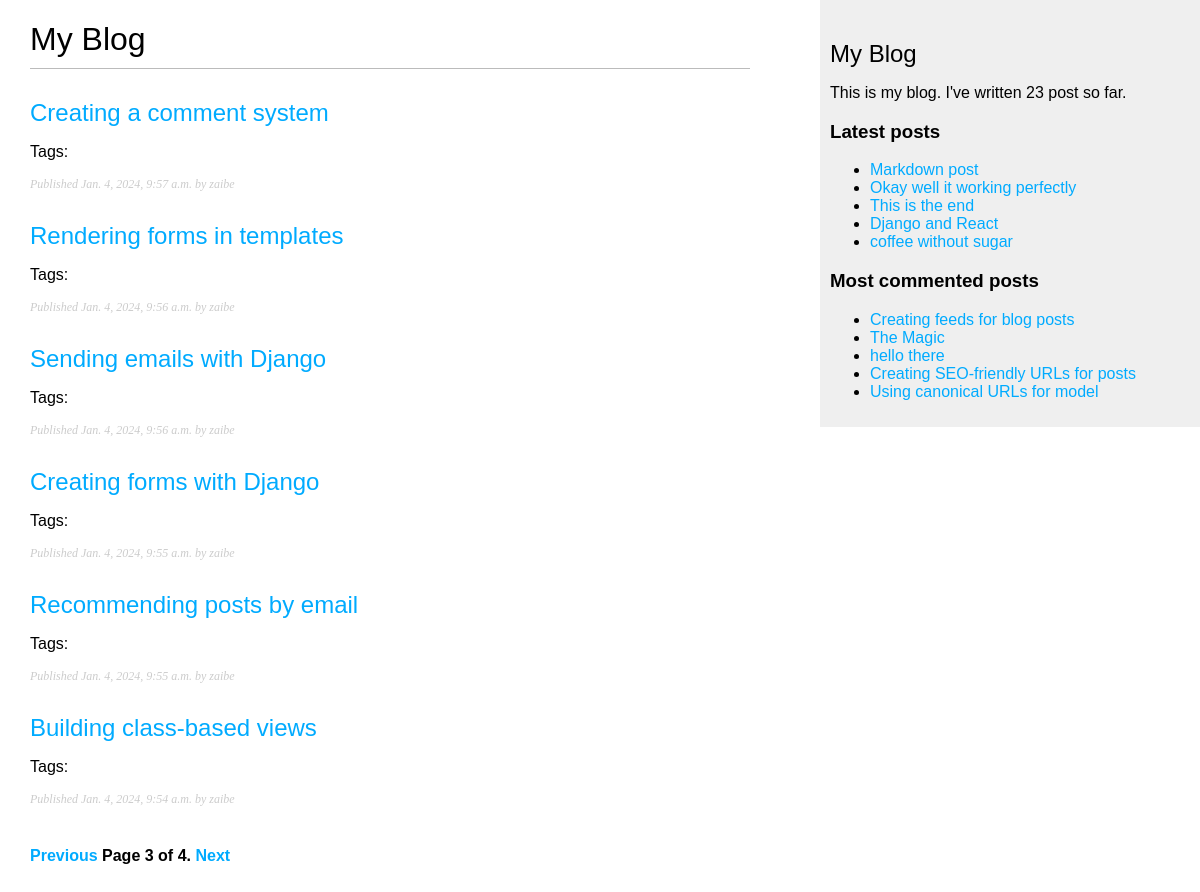
Page /blog/?page=3 on the committed database.
### blog/models.py (models this page shows, shortened)
class Post(models.Model):
    tags = TaggableManager()
    class Status(models.TextChoices):
        DRAFT = 'DF', 'Draft'
        PUBLISHED = 'PB', 'Published'
    title = models.CharField(max_length=250)
    slug = models.SlugField(max_length=250, unique_for_date='publish')
    author = models.ForeignKey(User, on_delete=models.CASCADE,
                            related_name='blog_posts')
    body = models.TextField()
    publish = models.DateTimeField(default=timezone.now)
    created = models.DateTimeField(auto_now_add=True)
    updated = models.DateTimeField(auto_now=True)
    status = models.CharField(max_length=2,choices=Status.choices,
                            default=Status.DRAFT)
    objects = models.Manager() # The default manager.
    published = PublishedManager() # Our custom manager.
    class Meta:
        ordering = ['-publish']
        indexes = [
            models.Index(fields=['-publish']),
        ]
    def get_absolute_url(self):
        return reverse('blog:post_detail',
                        args=[self.publish.year,
                                self.publish.month,
                                self.publish.day,
                                self.slug])

### blog/views.py (the view)
# urls.py: path('', views.post_list, name='post_list'),
def post_list(request, tag_slug=None):
    post_list = Post.published.all()
    tag = None
    if tag_slug:
        tag = get_object_or_404(Tag, slug=tag_slug)
        post_list = post_list.filter(tags__in=[tag])
    paginator = Paginator(post_list, 6)
    page_number = request.GET.get('page', 1)
    try:
        posts = paginator.page(page_number)
    except PageNotAnInteger:
        posts = paginator.page(1)
    except EmptyPage:
        posts = paginator.page(paginator.num_pages)
    return render(request, 'blog/post/list.html', {'posts': posts,
                                                   'tag': tag})

### blog/models.py (called while the page is built)
    def get_queryset(self):
        return super().get_queryset()\
            .filter(status=Post.Status.PUBLISHED)

### blog/templatetags/blog_tags.py (called while the page is built)
@register.simple_tag
def total_posts():
    return Post.published.count()

@register.inclusion_tag('blog/post/latest_posts.html')
def show_latest_posts(count=5):
    latest_posts = Post.published.order_by('-publish')[:count]
    return {'latest_posts': latest_posts}

@register.simple_tag
def get_most_commented_posts(count=5):
    return Post.published.annotate(
        total_comments=Count('comments')
    ).order_by('-total_comments')[:count]

### blog/templates/blog/post/list.html (shortened to what this page needs)
{% extends "blog/base.html" %}
{% block content %}
  <h1>My Blog</h1>
  {% for post in posts %}
    <h2>
      <a href="{{ post.get_absolute_url }}">
        {{ post.title }}
      </a>
    </h2>
    <p class="tags">
      Tags:
    </p>
    <p class="date">
      Published {{ post.publish }} by {{ post.author }}
    </p>
  {% endfor %}
  {% include "pagination.html" with page=posts %}
{% endblock %}

### blog/templates/blog/base.html (shortened to what this page needs)
{% load blog_tags %}
{% load static %}
<!DOCTYPE html>
<html lang="en">
<head>
    <link href="{% static "css/blog.css" %}" rel="stylesheet">
</head>
<body>
    <div id="content">
        {% block content %}
        {% endblock %}
    </div>
    <div id="sidebar">
        <h2>My Blog</h2>
        <p>
            This is my blog.
            I've written {% total_posts %} post so far.
        </p>
        <h3>Latest posts</h3>
        {% show_latest_posts %}
        <h3>Most commented posts</h3>
        {% get_most_commented_posts as most_commented_posts %}
        <ul>
            {% for post in most_commented_posts %}
                <li>
                    <a href="{{ post.get_absolute_url }}">{{ post.title }}</a>
                </li>
            {% endfor %}
            </ul>
    </div>
</body>
</html>

### blog/templates/blog/post/latest_posts.html
<ul>
    {% for post in latest_posts %}
        <li>
            <a href="{{ post.get_absolute_url }}">{{ post.title }}</a>
        </li>
    {% endfor %}
    </ul>

### blog/static/css/blog.css (style rules this page uses)
body { margin:0; padding:0; font-family:helvetica, sans-serif; }
a { color:#00abff; text-decoration:none; }
h1 { font-weight:normal; border-bottom:1px solid #bbb; padding:0 0 10px 0; }
h2 { font-weight:normal; margin:30px 0 0; }
#content { float:left; width:60%; padding:0 0 0 30px; }
#sidebar { float:right; width:30%; padding:10px; background:#efefef; height:100%; }
p.date { color:#ccc; font-family: georgia, serif; font-size: 12px; font-style: italic; }

### rows in the picture
Post: title "Creating a comment system", publish "Jan. 4, 2024, 9:57 a.m.", author "zaibe"
Post: title "Rendering forms in templates", publish "Jan. 4, 2024, 9:56 a.m.", author "zaibe"
Post: title "Sending emails with Django", publish "Jan. 4, 2024, 9:56 a.m.", author "zaibe"
Post: title "Creating forms with Django", publish "Jan. 4, 2024, 9:55 a.m.", author "zaibe"
Post: title "Recommending posts by email", publish "Jan. 4, 2024, 9:55 a.m.", author "zaibe"
Post: title "Building class-based views", publish "Jan. 4, 2024, 9:54 a.m.", author "zaibe"
Post: title "Markdown post"
Post: title "Okay well it working perfectly"
Post: title "This is the end"
Post: title "Django and React"
Post: title "coffee without sugar"
Post: title "Creating feeds for blog posts"
Post: title "The Magic"
Post: title "hello there"
Post: title "Creating SEO-friendly URLs for posts"
Post: title "Using canonical URLs for model"

### other values in the picture
{{ page.number }} "3"
{{ page.paginator.num_pages }} "4"
